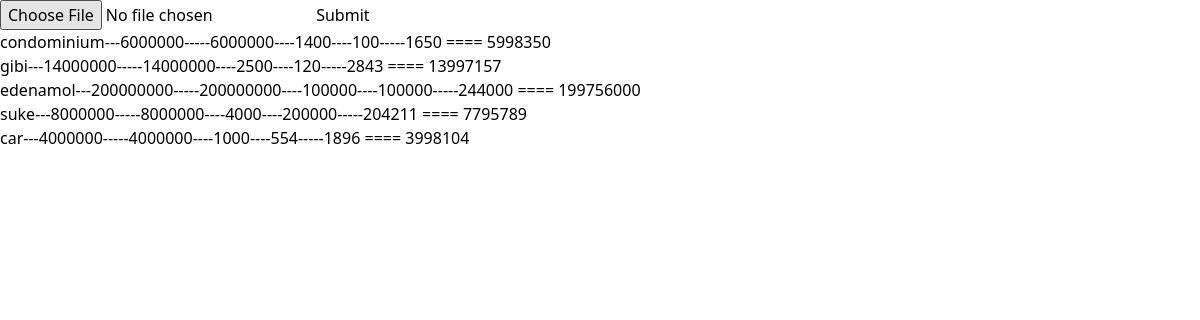
The page / on the database its author committed.
### analytic/models.py (models this page shows)
class Data(models.Model):
    name=models.CharField(max_length=200)
    price=models.IntegerField()
    rent=models.IntegerField()
    emi=models.IntegerField()
    tax=models.IntegerField()
    exp=models.IntegerField()
    expenses_monthly=models.IntegerField(default=0)
    income_monthly=models.IntegerField(default=0)
    def __str__(self):
        return self.name

### analytic/views.py (the view)
# urls.py: 2. Add a URL to urlpatterns:  path('', views.home, name='home')
def home(request):
    print(request)
    if (request.method=='POST'):
        try:
            priveious_data=Data.objects.all()
            priveious_data.delete() # all priveious  data deleted
            file_cvs=request.FILES['file'] # chacke the post request is CSV file
            df=pd.read_csv(file_cvs)  # read that csv file
            json_recoreds=df.reset_index().to_json(orient='records') # convert that file  in jeson format with index number integaer
            data=[] # create empty list
            data=json.ujson_loads(json_recoreds) # add that file in the list in ordere to extracte each
            print(data)
            for d in data:
                name=d['property_name']
                price=d['property_price']
                rent=d['property_price']
                emi=d['emi']
                tax=d['tax']
                exp=d['other_exp']
                expenses_monthly=exp+tax+emi
                income_monthly=rent-expenses_monthly
                dt=Data(name=name,price=price,rent=rent,emi=emi,tax=tax,exp=exp,expenses_monthly=expenses_monthly,income_monthly=income_monthly)
                dt.save()
        except:
            return HttpResponse('select file')
    else:
        print('this is get method')
    data = Data.objects.all()
    context={
        'datas':data
    }
    return render(request,'analytic/index.html',context)

### analytic/templates/analytic/index.html (shortened to what this page needs)
<!DOCTYPE html>
{% load static %}
<html lang="en">
<head>
    <link rel="stylesheet" href="{% static 'analytic/styles.css' %}">
</head>
<body>
    <form method="POST" enctype="multipart/form-data">
    <input type="file" name="file" id="file">
    <input type="submit" name="submit">
    </form>
{% for object in datas %}
    <ul>
       <li>
      {{ object }}---{{ object.price }}-----{{ object.rent }}----{{ object.emi }}----{{ object.exp }}-----{{ object.expenses_monthly }} ==== {{ object.income_monthly }}
           </li>
    </ul>
{% endfor %}
</body>
</html>

### analytic/static/analytic/styles.css (style rules this page uses)
html, :host { line-height: 1.5; -webkit-text-size-adjust: 100%; -moz-tab-size: 4; -o-tab-size: 4; tab-size: 4; font-family: ui-sans-serif, system-ui, sans-serif, "Apple Color Emoji", "Segoe UI Emoji", "Segoe UI Symbol", "Noto Color Emoji"; font-feature-settings: normal; font-variation-settings: normal; -webkit-tap-highlight-color: transparent; }
body { margin: 0; line-height: inherit; }
button, input, optgroup, select, textarea { font-family: inherit; font-feature-settings: inherit; font-variation-settings: inherit; font-size: 100%; font-weight: inherit; line-height: inherit; letter-spacing: inherit; color: inherit; margin: 0; padding: 0; }
button, input:where([type='button']), input:where([type='reset']), input:where([type='submit']) { -webkit-appearance: button; background-color: transparent; background-image: none; }
ol, ul, menu { list-style: none; margin: 0; padding: 0; }
input::placeholder, textarea::placeholder { opacity: 1; color: #9ca3af; }

### rows shown on the page
Data: name "condominium", price "6000000", rent "6000000", emi "1400", exp "100", expenses_monthly "1650", income_monthly "5998350"
Data: name "gibi", price "14000000", rent "14000000", emi "2500", exp "120", expenses_monthly "2843", income_monthly "13997157"
Data: name "edenamol", price "200000000", rent "200000000", emi "100000", exp "100000", expenses_monthly "244000", income_monthly "199756000"
Data: name "suke", price "8000000", rent "8000000", emi "4000", exp "200000", expenses_monthly "204211", income_monthly "7795789"
Data: name "car", price "4000000", rent "4000000", emi "1000", exp "554", expenses_monthly "1896", income_monthly "3998104"
